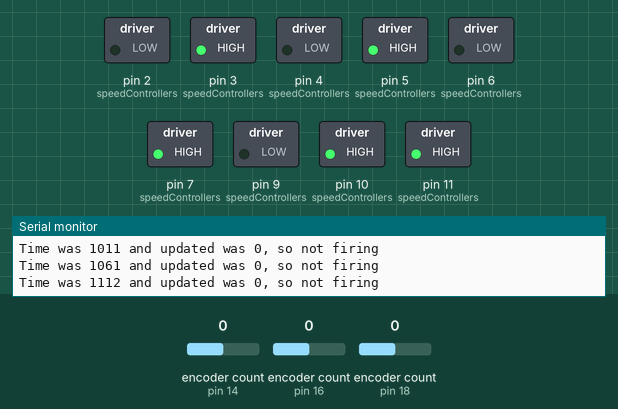
This sketch was run on a simulated Arduino Uno, built with avr-gcc and run on an emulated ATmega328P. Parts: switched loads named in the sketch (green lamp = pin HIGH), the last lines printed to the serial monitor. The inputs (shaded band) are chosen by the test bench; at power-on: encoder count (sensors on pin 14, pin 16, pin 18) 0.

Above: at 1.2 s.
1.3 s: encoder count (sensor on pin 14) set to 1
At 1.9 s:
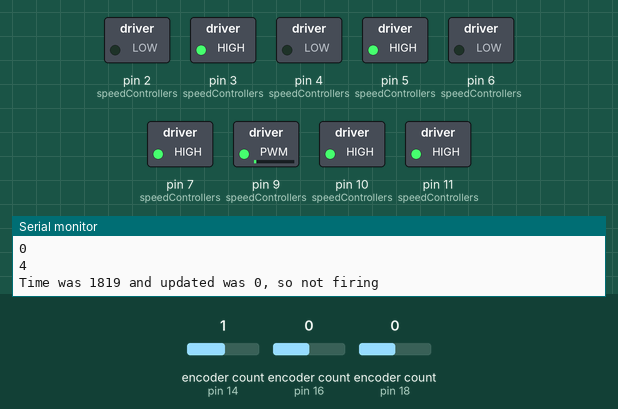
2.8 s: encoder count (sensor on pin 16) set to -1
5.8 s: encoder count (sensor on pin 14) set to 0
At 6.5 s:
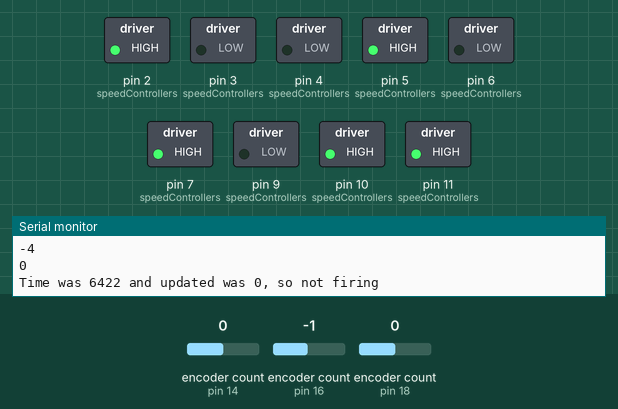
7.3 s: encoder count (sensor on pin 14) set to -1
At 8.3 s:
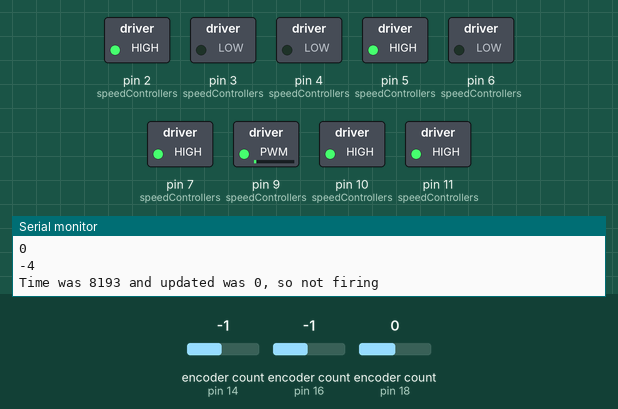
8.8 s: encoder count (sensor on pin 18) set to -1
11.6 s: encoder count (sensor on pin 16) set to 0
Timing chart, 0 to 14.6 s (numbered marks = the images above; inputs shaded):
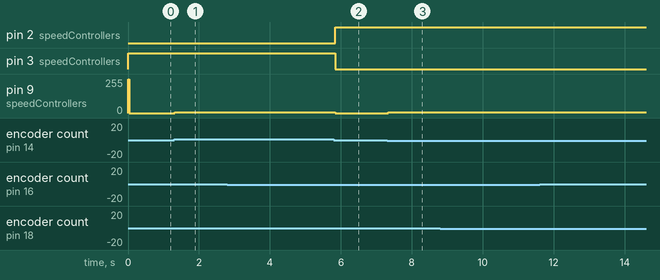

The sketch:

combined.ino
```cpp
#include <Encoder.h>

struct speedController {
  int controllerToggle1; // pin to control the output polarity of the L298N
  int controllerToggle2; // pin to control the output polarity of the L298N
  int pwm; // pin to control the duty cycle of the L298N
  int encoderRight; // pin connected to the clockwise output of the encoder
  int encoderLeft; // pin connected to the anticlockwise output of the encoder
  long state;
  Encoder enc;
};

struct sensorRelayPair {
  int relayPin; // pin to control the relay
  int sensorPin; // pin to acquire data from the sensor
  bool state;
  unsigned long updated;
};

speedController speedControllers[] = {
  {2, 3, 9, 18, 19, -999, Encoder(18, 19)},
  {4, 5, 10, 16, 17, -999, Encoder(16, 17)},
  {6, 7, 11, 14, 15, -999, Encoder(14, 15)}
};

sensorRelayPair controls[] = {
  { 52, 53, HIGH, 0}
};

void setup() {
  // Communications
  Serial.begin(9600);

  // Controllers
  for (int i = 0; i < (sizeof(speedControllers) / sizeof(speedControllers[0])); i++) {
    pinMode(speedControllers[i].pwm, OUTPUT);
    pinMode(speedControllers[i].controllerToggle1, OUTPUT);
    pinMode(speedControllers[i].controllerToggle2, OUTPUT);

    digitalWrite(speedControllers[i].controllerToggle1, LOW);
    digitalWrite(speedControllers[i].controllerToggle2, HIGH);
    analogWrite(speedControllers[i].pwm, 255);
  }

  for (int i = 0; i < (sizeof(controls) / sizeof(controls[0])); i++) {
    Serial.print("Setting pin mode of ");
    Serial.print(controls[i].sensorPin);
    Serial.print(" as a sensor and ");
    Serial.print(controls[i].relayPin);
    Serial.println(" as relay");
    pinMode(controls[i].sensorPin, INPUT);
    pinMode(controls[i].relayPin, OUTPUT);
    digitalWrite(controls[i].relayPin, HIGH);
  }
}

void burstRelay(int pin, bool state) {
  Serial.print("Bursting relay ");
  Serial.println(pin);
  digitalWrite(pin, !state);
  delay(200);
  digitalWrite(pin, state);
}

void loop() {
  // iterate the sensor relay pairs
  unsigned long t = millis();
  for (int i = 0; i < (sizeof(controls) / sizeof(controls[0])); i++) {
    bool state = digitalRead(controls[i].sensorPin);
    if (state != controls[i].state) {
      if (t - controls[i].updated >= 10000) {
        Serial.print("As state was not matched, bursting relay to state ");
        Serial.println(HIGH ? state == true : LOW);
        burstRelay(controls[i].relayPin, controls[i].state);
        controls[i].updated = millis();
      } else {
        Serial.print("Time was ");
        Serial.print(t);
        Serial.print(" and updated was ");
        Serial.print(controls[i].updated);
        Serial.println(", so not firing");
      }
    }
  };
  // iterate the speed controllers
  for (int i = 0; i < (sizeof(speedControllers) / sizeof(speedControllers[0])); i++) {
    long newPosition = speedControllers[i].enc.read();
    if (newPosition != speedControllers[0].state) {
      analogWrite(speedControllers[0].pwm, abs(newPosition));
      if (newPosition < 0 && speedControllers[0].state >= 0) {
        digitalWrite(speedControllers[0].controllerToggle2, LOW);
        digitalWrite(speedControllers[0].controllerToggle1, HIGH);
      }
      if (newPosition > 0 && speedControllers[0].state <= 0) {
        digitalWrite(speedControllers[0].controllerToggle2, HIGH);
        digitalWrite(speedControllers[0].controllerToggle1, LOW);
      }
      speedControllers[0].state = newPosition;
      Serial.println(newPosition);
    }
  };
}
```

Measured:
- after the input at 1.3 s, pin 9 (speedControllers): 0/255 → 4/255 at once
- after the input at 5.8 s, pin 2 (speedControllers): LOW → HIGH at once; pin 3 (speedControllers): HIGH → LOW at once; pin 9 (speedControllers): 4/255 → 0/255 after 0.05 s
- after the input at 7.3 s, pin 9 (speedControllers): 0/255 → 4/255 at once
